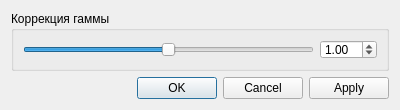
<?xml version="1.0" encoding="UTF-8"?>
<ui version="4.0">
 <class>gammaDialog</class>
 <widget class="QDialog" name="gammaDialog">
  <property name="geometry">
   <rect>
    <x>0</x>
    <y>0</y>
    <width>400</width>
    <height>110</height>
   </rect>
  </property>
  <property name="sizePolicy">
   <sizepolicy hsizetype="Preferred" vsizetype="Fixed">
    <horstretch>0</horstretch>
    <verstretch>0</verstretch>
   </sizepolicy>
  </property>
  <property name="minimumSize">
   <size>
    <width>0</width>
    <height>110</height>
   </size>
  </property>
  <property name="maximumSize">
   <size>
    <width>16777215</width>
    <height>110</height>
   </size>
  </property>
  <property name="windowTitle">
   <string>Dialog</string>
  </property>
  <layout class="QVBoxLayout" name="verticalLayout">
   <item>
    <widget class="QGroupBox" name="gammaGroup">
     <property name="title">
      <string>Коррекция гаммы</string>
     </property>
     <layout class="QHBoxLayout" name="horizontalLayout">
      <item>
       <widget class="QSlider" name="gammaSlider">
        <property name="minimum">
         <number>1</number>
        </property>
        <property name="maximum">
         <number>199</number>
        </property>
        <property name="singleStep">
         <number>1</number>
        </property>
        <property name="value">
         <number>100</number>
        </property>
        <property name="orientation">
         <enum>Qt::Horizontal</enum>
        </property>
       </widget>
      </item>
      <item>
       <widget class="QDoubleSpinBox" name="gammaSpin">
        <property name="minimum">
         <double>0.010000000000000</double>
        </property>
        <property name="maximum">
         <double>10.900000000000000</double>
        </property>
        <property name="singleStep">
         <double>0.010000000000000</double>
        </property>
        <property name="value">
         <double>1.000000000000000</double>
        </property>
       </widget>
      </item>
     </layout>
    </widget>
   </item>
   <item>
    <widget class="QDialogButtonBox" name="buttonBox">
     <property name="orientation">
      <enum>Qt::Horizontal</enum>
     </property>
     <property name="standardButtons">
      <set>QDialogButtonBox::Apply|QDialogButtonBox::Cancel|QDialogButtonBox::Ok</set>
     </property>
    </widget>
   </item>
  </layout>
 </widget>
 <resources/>
 <connections>
  <connection>
   <sender>buttonBox</sender>
   <signal>accepted()</signal>
   <receiver>gammaDialog</receiver>
   <slot>accept()</slot>
   <hints>
    <hint type="sourcelabel">
     <x>248</x>
     <y>254</y>
    </hint>
    <hint type="destinationlabel">
     <x>157</x>
     <y>274</y>
    </hint>
   </hints>
  </connection>
  <connection>
   <sender>buttonBox</sender>
   <signal>rejected()</signal>
   <receiver>gammaDialog</receiver>
   <slot>reject()</slot>
   <hints>
    <hint type="sourcelabel">
     <x>316</x>
     <y>260</y>
    </hint>
    <hint type="destinationlabel">
     <x>286</x>
     <y>274</y>
    </hint>
   </hints>
  </connection>
 </connections>
</ui>
